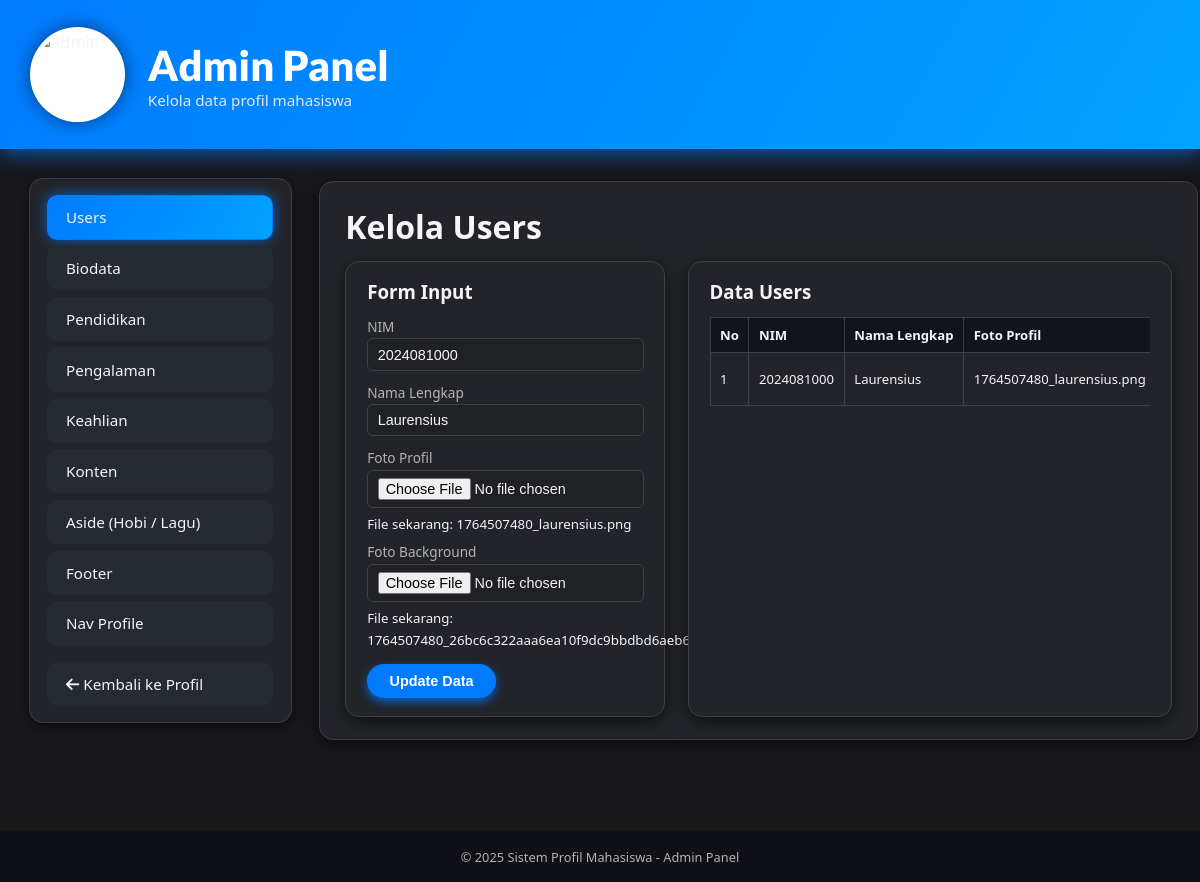
The page /PIBS_Main/admin_profile.php?tabel=tbl_users&edit=1 on the database its author committed.
### tables this page shows
CREATE TABLE `tbl_users` (
  `id_user` int(11) NOT NULL,
  `nim` varchar(20) NOT NULL,
  `nama_lengkap` varchar(100) NOT NULL,
  `foto_profil` varchar(200) DEFAULT NULL,
  `foto_background` varchar(200) DEFAULT NULL
);

### PIBS_Main/admin_profile.php (the view, shortened to what this page needs)
<?php
include 'koneksi.php';
$tabel_aktif = isset($_GET['tabel']) ? $_GET['tabel'] : 'tbl_users';
$cfg        = $config_tables[$tabel_aktif];
$primaryKey = $cfg['pk'];
$fields     = $cfg['fields'];
$editData = null;
$editId   = "";
if (isset($_GET['edit'])) {
    $editId = (int) $_GET['edit'];
    $res    = $DB->query("SELECT * FROM $tabel_aktif WHERE $primaryKey = $editId");
    if ($res && $res->num_rows > 0) {
        $editData = $res->fetch_assoc();
    }
}
$data_result = $DB->query("SELECT * FROM $tabel_aktif ORDER BY $primaryKey ASC");
?>
<!DOCTYPE html>
<html lang="id">
<head>
    <link rel="stylesheet" href="https://cdnjs.cloudflare.com/ajax/libs/font-awesome/6.5.2/css/all.min.css"/>
    <link rel="stylesheet" href="styles.css">
</head>
<body class="admin-page">
<div class="page-container">
    <header>
        <div class="header-content">
            <img src="laurensius.png" alt="Admin" class="header-profile-pic">
            <div class="header-text">
                <h1>Admin Panel</h1>
                <p>Kelola data profil mahasiswa</p>
            </div>
        </div>
    </header>
    <main class="main-content">
        <nav>
            <ul>
                <?php foreach ($config_tables as $tbl => $conf): ?>
                    <li>
                        <a href="admin_profile.php?tabel=<?= urlencode($tbl); ?>"
                           class="<?= $tbl == $tabel_aktif ? 'active' : ''; ?>">
                            <?= htmlspecialchars($conf['title']); ?>
                        </a>
                    </li>
                <?php endforeach; ?>
                <li style="margin-top:1rem;">
                    <a href="index.php"><i class="fa-solid fa-arrow-left"></i> Kembali ke Profil</a>
                </li>
            </ul>
        </nav>
        <section>
           <article class="page-content visible">
    <h2 data-text="Kelola <?= htmlspecialchars($cfg['title']); ?>">Kelola <?= htmlspecialchars($cfg['title']); ?></h2>
                <div class="crud-grid">
                    <div class="crud-card">
                        <h3>Form Input</h3>
                        <form method="post"
                              enctype="multipart/form-data"
                              action="admin_profile.php?tabel=<?= urlencode($tabel_aktif); ?>">
                            <?php foreach ($fields as $name => $f):
                                $label = $f['label'];
                                $type  = $f['type'];
                                $value = $editData ? $editData[$name] : '';
                            ?>
                                <label class="crud-label" for="<?= $name; ?>"><?= htmlspecialchars($label); ?></label>
                                <?php if ($type === 'textarea'): ?>
                                    <textarea class="crud-input" name="<?= $name; ?>" id="<?= $name; ?>"><?= htmlspecialchars($value); ?></textarea>
                                <?php elseif ($type === 'file'): ?>
                                    <input class="crud-input" type="file" name="<?= $name; ?>" id="<?= $name; ?>" accept="image/*">
                                    <?php if ($editData && !empty($value)): ?>
                                        <small>File sekarang: <?= htmlspecialchars($value); ?></small>
                                    <?php endif; ?>
                                <?php else: ?>
                                    <input class="crud-input" type="text" name="<?= $name; ?>" id="<?= $name; ?>"
                                           value="<?= htmlspecialchars($value); ?>">
                                <?php endif; ?>
                            <?php endforeach; ?>
                            <button type="submit" class="crud-button">
                                <?= $editId ? 'Update Data' : 'Simpan Data'; ?>
                            </button>
                        </form>
                    </div>
                    <div class="crud-card">
                        <h3>Data <?= htmlspecialchars($cfg['title']); ?></h3>
                        <div class="crud-table-wrapper">
                            <table class="crud-table">
                                <thead>
                                <tr>
                                    <th>No</th>
                                    <?php foreach ($fields as $name => $f): ?>
                                        <th><?= htmlspecialchars($f['label']); ?></th>
                                    <?php endforeach; ?>
                                </tr>
                                </thead>
                                <tbody>
                                <?php
                                if ($data_result && $data_result->num_rows > 0):
                                    $no = 1;
                                    while ($row = $data_result->fetch_assoc()):
                                ?>
                                    <tr>
                                        <td><?= $no++; ?></td>
                                        <?php foreach ($fields as $name => $f): ?>
                                            <td><?= htmlspecialchars($row[$name]); ?></td>
                                        <?php endforeach; ?>
                                    </tr>
                                <?php
                                    endwhile;
                                else:
                                ?>
                                    <tr>
                                        <td colspan="<?= count($fields) + 2; ?>">Belum ada data.</td>
                                    </tr>
                                <?php endif; ?>
                                </tbody>
                            </table>
                        </div>
                    </div>
                </div>
            </article>
        </section>
    </main>
    <footer>
        <div class="footer-content">
            <div class="footer-copyright">
                &copy; <?= date('Y'); ?> Sistem Profil Mahasiswa - Admin Panel
            </div>
        </div>
    </footer>
</div>
</body>
</html>

### rows shown on the page
tbl_users: nim "2024081000", nama_lengkap "Laurensius", foto_profil "1764507480_laurensius.png", foto_background "1764507480_26bc6c322aaa6ea10f9dc9bbdbd6aeb6.jpg"

### other values the page prints
$conf['title'] "Users"
$conf['title'] "Biodata"
$conf['title'] "Pendidikan"
$conf['title'] "Pengalaman"
$conf['title'] "Keahlian"
$conf['title'] "Konten"
$conf['title'] "Aside (Hobi / Lagu)"
$conf['title'] "Footer"
$conf['title'] "Nav Profile"
$cfg['title'] "Users"
$label "NIM"
$label "Nama Lengkap"
$label "Foto Profil"
$label "Foto Background"
$f['label'] "NIM"
